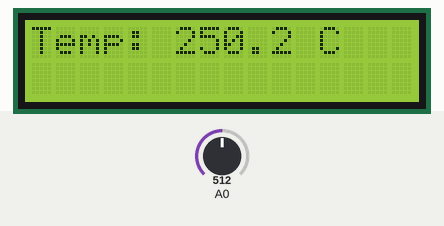
Recording of a sketch running on a simulated Arduino Uno, built with avr-gcc and run on an emulated ATmega328P. Parts: 16×2 character LCD. Inputs (shaded band) come from the test bench; at power-on: A0 = 512.

Above: at 3.1 s.
3.2 s: A0 set to 716
At 5.9 s:
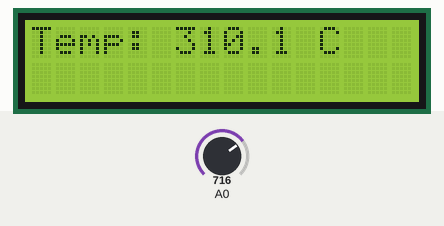
6.2 s: A0 set to 900
At 8.2 s:
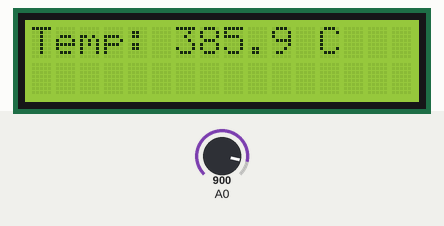
9.0 s: A0 set to 1023
At 11.4 s:
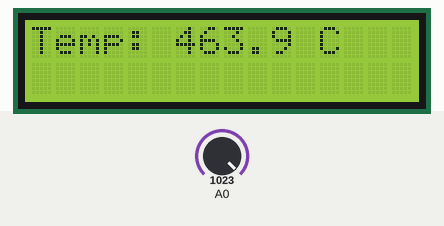
Timing chart, 0 to 12.9 s (numbered marks = the images above; inputs shaded):
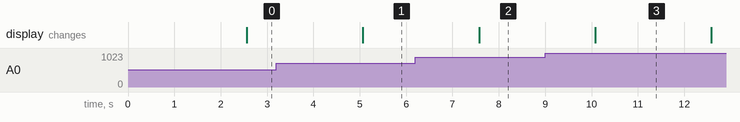

Measured:
- after the input at 3.2 s, the display: changes after 1.9 s (image 1)
- after the input at 6.2 s, the display: changes after 1.4 s (image 2)
- after the input at 9.0 s, the display: changes after 1.1 s (image 3)

The sketch:

codigo_temperatura.ino
```cpp
#include <LiquidCrystal.h> // Incluir librería del LCD [10]

LiquidCrystal lcd(7, 6, 5, 4, 3, 2); // Pines RS, E, D4, D5, D6, D7 [10]

float suma; // Variable para almacenar la suma de lecturas [4]

void setup() {
  lcd.begin(16, 2); // Inicializar LCD 16x2 [10]
}

void loop() {
  suma = 0; // Reiniciar suma al inicio del ciclo [4]

  for (int i = 0; i < 5; i++) { // Tomar 5 muestras [14]
    int sensor = analogRead(A0); // Leer entrada analógica [8]
    float temperatura = (sensor * 5000.0 / 1023.0) / 10.0; // Fórmula de conversión [17]
    suma = suma + temperatura; // Acumular lecturas [14]
    delay(500); // Pausa de medio segundo entre muestras [18]
  }

  float promedio = suma / 5.0; // Calcular promedio [18]

  lcd.setCursor(0, 0); // Ubicar cursor en primera línea [6]
  lcd.print("Temp: ");
  lcd.print(promedio, 1); // Mostrar promedio con 1 decimal [6]
  lcd.print(" C");
}
```
